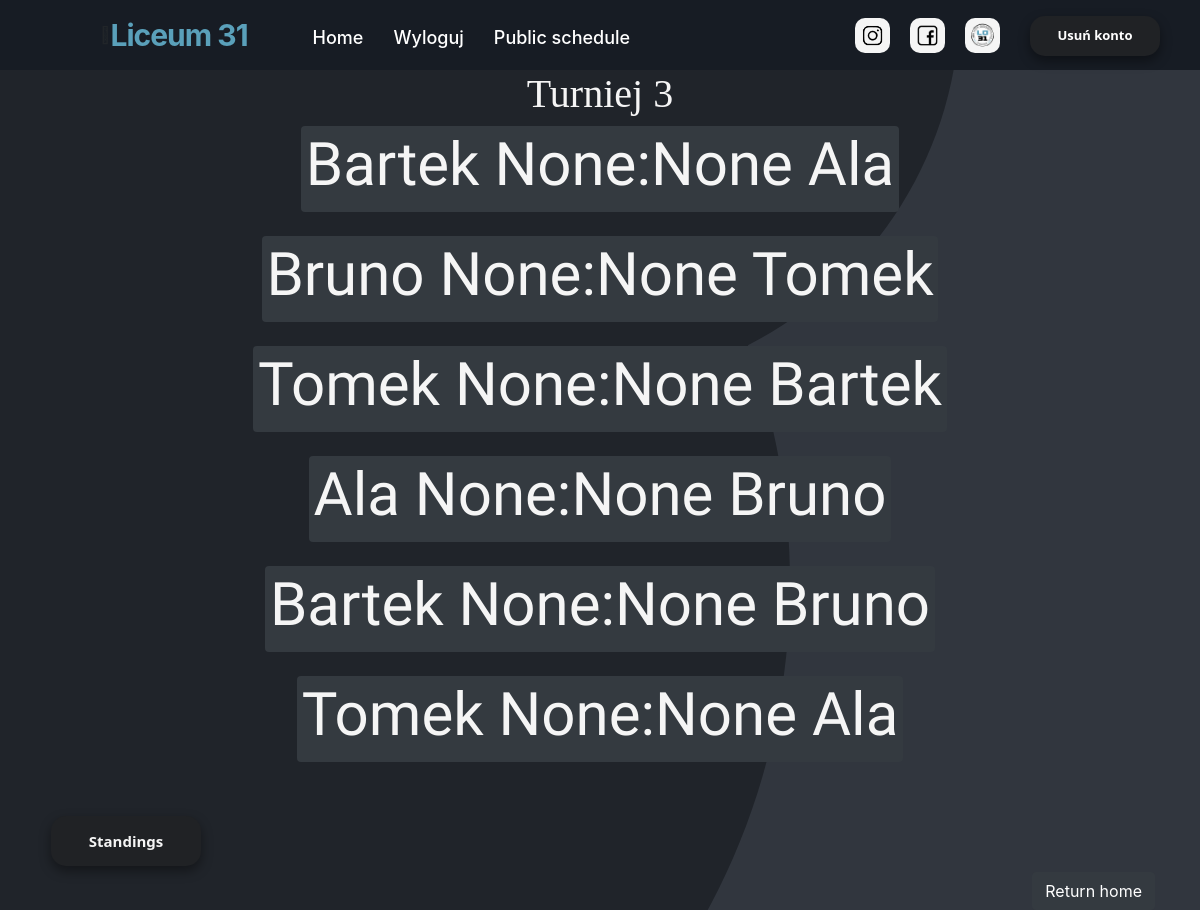
Page /public-schedule (signed in) on the committed database.
### website/models.py (models this page shows)
class Tournament(db.Model):
    id = db.Column(db.Integer,primary_key=True)
    user_id = db.Column(db.Integer,db.ForeignKey('user.id'))
    name = db.Column(db.String(150))
    date = db.Column(db.Date)
    location = db.Column(db.String(150))
    discipline = db.Column(db.String(150))
    type = db.Column(db.String(150))
    status = db.Column(db.String(150), default="upcoming")
    is_public = db.Column(db.Boolean(),default=False)
    current_round_number = db.Column(db.Integer(),default=0)
    edited_dual_id = db.Column(db.Integer())
    rounds = db.relationship('Round')
    duals = db.relationship('Dual')
    opponents = db.relationship('Opponent')
    standings = db.relationship('Standing')

class Dual(db.Model):
    id = db.Column(db.Integer,primary_key=True)
    tournament_id = db.Column(db.Integer,db.ForeignKey('tournament.id'))
    round_id = db.Column(db.Integer,db.ForeignKey('round.id'))
    opponent1_id = db.Column(db.Integer,db.ForeignKey('opponent.id'))
    opponent2_id = db.Column(db.Integer,db.ForeignKey('opponent.id'))
    opponent_1 = db.relationship('Opponent', foreign_keys=[opponent1_id])
    opponent_2 = db.relationship('Opponent', foreign_keys=[opponent2_id])
    score_1 = db.Column(db.Integer)
    score_2 = db.Column(db.Integer)
    date = db.Column(db.DateTime)
    round_number = db.Column(db.Integer)

class Opponent(db.Model):
    id = db.Column(db.Integer,primary_key=True)
    tournament_id = db.Column(db.Integer,db.ForeignKey('tournament.id'))
    standing = db.relationship('Standing')
    name = db.Column(db.String(100000))

### website/views.py (the view)
@views.route('public-schedule')
@login_required
def public_schedule():
    tournament = Tournament.query.filter_by(is_public=True).first()
    if tournament:
        return render_template("public_schedule.html", tournament=tournament, user=current_user)
    else:
        flash('Unfortunately, there is no public shedule. Probably new is incoming...!', category='error')
        return redirect(url_for("views.home"))

### website/__init__.py (called while the page is built)
def create_app():
    app = Flask(__name__)
    app.config['SECRET_KEY'] = 'kjabwdlajbal'
    app.config['SQLALCHEMY_DATABASE_URI'] = f'sqlite:///{DB_NAME}'
    db.init_app(app)  # inicjowanie bazy danych dla aplikacji
    from .views import views
    from .auth import auth
    app.register_blueprint(views, url_prefix='/')
    app.register_blueprint(auth, url_prefix='/')
    from .models import User
    create_datebase(app)
    login_manager = LoginManager()
    login_manager.login_view = 'auth.login'
    login_manager.init_app(app)
    @login_manager.user_loader
    def load_user(id):
        return User.query.get(int(id))
    return app

### website/templates/public_schedule.html
{% extends "base.html" %} {% block title %}Public Schedule{% endblock %} {% block
content %}
<h1 align="center">{{tournament.name}}</h1>
<ol class="list-group list-group-flush" id="pary">
  {% for dual in tournament.duals %}
  <div align="center">
    <ol class="badge badge-dark">
        <h3>{{dual.opponent_1.name}} {{dual.score_1}}:{{dual.score_2}} {{dual.opponent_2.name}}</h3>
    </ol>
  </div>
  <br />
  {% endfor %}
</ol>
<br />
<a href="/public-standings">
  <button type="button" class="btn-danger_nav_schedule">Standings</button>
</a>
<div align="right">
  <a type="button" href="/" class="btn btn-dark">Return home</a>
</div>
{% endblock %}

### website/static/style.css (style rules this page uses)
body { background-image: url("../static/bgp.png"); scroll-behavior: smooth; overflow: overlay; background-repeat: no-repeat; background-attachment: fixed }
.list-group { display: flex; flex-direction: column; padding-left: 0; margin-bottom: 0; font-weight: 700; }
h3 { color: whitesmoke; font-family: 'Stick No Bills', sans-serif; font-size: 60px; }
a { color: #fff; font-size: 15px; font-weight: 500; text-decoration: none; }
h1 { color: whitesmoke; font-family: 'Gluten', cursive; }
.btn-danger_nav_schedule { background-color: #202225; border: 0; width: 150px; height: 50px; border-radius: 15px; font-family: "Segoe UI", Tahoma, Geneva, Verdana, sans-serif; color: whitesmoke; font-size: 15px; font-weight: bold; outline: none; box-shadow: 0px 5px 12px rgba(0, 0, 0, 0.4); transition: 0.5s; backface-visibility: hidden; margin-top: 20px; margin: 6px; }

### rows in the picture
Tournament: name "Turniej 3"
Dual: opponent_1.name "Bartek", score_1 "None", score_2 "None", opponent_2.name "Ala"
Dual: opponent_1.name "Bruno", score_1 "None", score_2 "None", opponent_2.name "Tomek"
Dual: opponent_1.name "Tomek", score_1 "None", score_2 "None", opponent_2.name "Bartek"
Dual: opponent_1.name "Ala", score_1 "None", score_2 "None", opponent_2.name "Bruno"
Dual: opponent_1.name "Bartek", score_1 "None", score_2 "None", opponent_2.name "Bruno"
Dual: opponent_1.name "Tomek", score_1 "None", score_2 "None", opponent_2.name "Ala"
